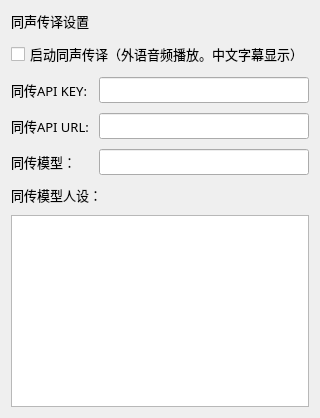
             <widget class="QWidget" name="tab_translation">
              <attribute name="title">
               <string>同声传译配置</string>
              </attribute>
              <layout class="QVBoxLayout" name="verticalLayout_translation">
               <property name="spacing">
                <number>10</number>
               </property>
               <item>
                <layout class="QVBoxLayout" name="verticalLayout_5">
                 <item>
                  <widget class="QLabel" name="label_translation_title">
                   <property name="font">
                    <font>
                     <family>微软雅黑</family>
                     <pointsize>10</pointsize>
                    </font>
                   </property>
                   <property name="text">
                    <string>同声传译设置</string>
                   </property>
                  </widget>
                 </item>
                 <item>
                  <widget class="QCheckBox" name="checkBox_translation_enabled">
                   <property name="font">
                    <font>
                     <family>微软雅黑</family>
                     <pointsize>10</pointsize>
                    </font>
                   </property>
                   <property name="text">
                    <string>启动同声传译（外语音频播放。中文字幕显示）</string>
                   </property>
                   <property name="checked">
                    <bool>false</bool>
                   </property>
                  </widget>
                 </item>
                </layout>
               </item>
               <item>
                <layout class="QGridLayout" name="gridLayout_2">
                 <item row="0" column="0">
                  <widget class="QLabel" name="label_translation_api_key">
                   <property name="font">
                    <font>
                     <family>微软雅黑</family>
                     <pointsize>10</pointsize>
                    </font>
                   </property>
                   <property name="text">
                    <string>同传API KEY:</string>
                   </property>
                  </widget>
                 </item>
                 <item row="0" column="1">
                  <widget class="QLineEdit" name="lineEdit_translation_api_key">
                   <property name="font">
                    <font>
                     <family>微软雅黑</family>
                     <pointsize>10</pointsize>
                    </font>
                   </property>
                   <property name="echoMode">
                    <enum>QLineEdit::Password</enum>
                   </property>
                  </widget>
                 </item>
                 <item row="1" column="0">
                  <widget class="QLabel" name="label_translation_api_url">
                   <property name="font">
                    <font>
                     <family>微软雅黑</family>
                     <pointsize>10</pointsize>
                    </font>
                   </property>
                   <property name="text">
                    <string>同传API URL:</string>
                   </property>
                  </widget>
                 </item>
                 <item row="1" column="1">
                  <widget class="QLineEdit" name="lineEdit_translation_api_url">
                   <property name="font">
                    <font>
                     <family>微软雅黑</family>
                     <pointsize>10</pointsize>
                    </font>
                   </property>
                  </widget>
                 </item>
                 <item row="2" column="0">
                  <widget class="QLabel" name="label_translation_model">
                   <property name="font">
                    <font>
                     <family>微软雅黑</family>
                     <pointsize>10</pointsize>
                    </font>
                   </property>
                   <property name="text">
                    <string>同传模型：</string>
                   </property>
                  </widget>
                 </item>
                 <item row="2" column="1">
                  <widget class="QLineEdit" name="lineEdit_translation_model">
                   <property name="font">
                    <font>
                     <family>微软雅黑</family>
                     <pointsize>10</pointsize>
                    </font>
                   </property>
                  </widget>
                 </item>
                </layout>
               </item>
               <item>
                <layout class="QVBoxLayout" name="verticalLayout_9">
                 <item>
                  <widget class="QLabel" name="label_translation_prompt">
                   <property name="font">
                    <font>
                     <family>微软雅黑</family>
                     <pointsize>10</pointsize>
                    </font>
                   </property>
                   <property name="text">
                    <string>同传模型人设：</string>
                   </property>
                  </widget>
                 </item>
                 <item>
                  <widget class="QTextEdit" name="textEdit_translation_prompt">
                   <property name="minimumSize">
                    <size>
                     <width>0</width>
                     <height>0</height>
                    </size>
                   </property>
                   <property name="font">
                    <font>
                     <family>微软雅黑</family>
                     <pointsize>10</pointsize>
                    </font>
                   </property>
                  </widget>
                 </item>
                </layout>
               </item>
              </layout>
             </widget>
